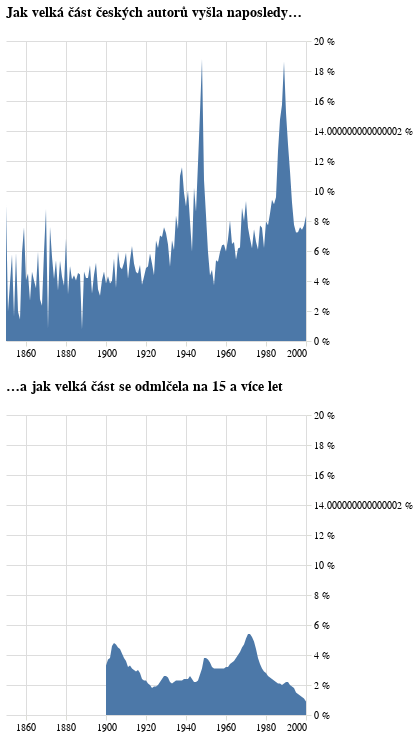

Notebook cell for this chart:
### Code cell
smytec = alt.Chart(
    alt_friendly(df_koncici_autorstvo.filter(pl.col("rok").is_between(1850,2000))), width=300, title=alt.Title(["Jak velká část českých autorů vyšla naposledy…"])
).mark_area().encode(
    alt.X("rok:T", title=None, axis=alt.Axis(domainOpacity=0, tickColor='#DCDDD6')), 
    alt.Y("podil:Q", title=None, axis=alt.Axis(orient='right', domainOpacity=0, tickColor='#DCDDD6', labelExpr="datum.label * 100 + ' %'"))
)

pauza15 = alt.Chart(
    alt_friendly(df_100), width=300, title=alt.Title('…a jak velká část se odmlčela na 15 a více let')
).mark_area().encode(
    alt.X("rok:T", title=None, axis=alt.Axis(domainOpacity=0, tickColor='#DCDDD6')), 
    alt.Y("podil_cechu_15", title=None, axis=alt.Axis(orient='right', domainOpacity=0, tickColor='#DCDDD6', labelExpr="datum.label * 100 + ' %'"), 
          scale=alt.Scale(domain=[0,0.2]))
)

alt.vconcat(smytec, pauza15).configure_view(stroke='transparent').resolve_scale(color='independent',x="shared",y='shared')

### Figure 1 — Vega-Lite specification as saved in the notebook (floating-point values rounded to 4 significant figures; data arrays with more than 128 entries replaced by an {"elided": "..."} marker saying what was removed)
{"config": {"title": {"font": "Noticia Text", "fontSize": 14, "anchor": "start", "lineHeight": 21, "fontWeight": "bolder", "subtitleFont": "Noticia Text", "subtitleFontSize": 12, "subtitleFontWeight": "lighter", "subtitlePadding": 12, "dy": -12}, "axis": {"labelFont": "Asap", "titleFont": "Asap", "fontWeight": "lighter", "titleFontWeight": "lighter", "labelFontSize": 10, "titleFontSize": 10, "labelPadding": 2, "titlePadding": 10, "domainOpacity": 0, "tickColor": "#DCDDD6"}, "legend": {"labelFont": "Asap", "labelFontWeight": "normal", "titleFont": "Asap", "titleFontWeight": "normal", "labelFontSize": 10, "titleFontSize": 10}, "view": {"stroke": "transparent"}}, "vconcat": [{"data": {"name": "data-4e91403d10bc177c6a352ee03dd667d9"}, "mark": {"type": "area"}, "encoding": {"x": {"axis": {"domainOpacity": 0, "tickColor": "#DCDDD6"}, "field": "rok", "title": null, "type": "temporal"}, "y": {"axis": {"domainOpacity": 0, "labelExpr": "datum.label * 100 + ' %'", "orient": "right", "tickColor": "#DCDDD6"}, "field": "podil", "title": null, "type": "quantitative"}}, "title": {"text": ["Jak velká část českých autorů vyšla naposledy…"]}, "width": 300}, {"data": {"name": "data-43e6ec325f70db8042f543b2bd257193"}, "mark": {"type": "area"}, "encoding": {"x": {"axis": {"domainOpacity": 0, "tickColor": "#DCDDD6"}, "field": "rok", "title": null, "type": "temporal"}, "y": {"axis": {"domainOpacity": 0, "labelExpr": "datum.label * 100 + ' %'", "orient": "right", "tickColor": "#DCDDD6"}, "field": "podil_cechu_15", "scale": {"domain": [0, 0.2]}, "title": null, "type": "quantitative"}}, "title": {"text": "…a jak velká část se odmlčela na 15 a více let"}, "width": 300}], "resolve": {"scale": {"color": "independent", "x": "shared", "y": "shared"}}, "$schema": "https://vega.github.io/schema/vega-lite/v5.8.0.json", "datasets": {"data-4e91403d10bc177c6a352ee03dd667d9": {"elided": "150 records"}, "data-43e6ec325f70db8042f543b2bd257193": [{"rok": "1900-01-01T00:00:00", "podil_vsech_5": 0.1343, "podil_cechu_5": 0.13, "podil_vsech_10": 0.05974, "podil_cechu_10": 0.05688, "podil_vsech_15": 0.03461, "podil_cechu_15": 0.033, "podil_vsech_20": 0.02431, "podil_cechu_20": 0.02342}, {"rok": "1901-01-01T00:00:00", "podil_vsech_5": 0.135, "podil_cechu_5": 0.1281, "podil_vsech_10": 0.06472, "podil_cechu_10": 0.05993, "podil_vsech_15": 0.03986, "podil_cechu_15": 0.037, "podil_vsech_20": 0.02565, "podil_cechu_20": 0.02425}, {"rok": "1902-01-01T00:00:00", "podil_vsech_5": 0.133, "podil_cechu_5": 0.1259, "podil_vsech_10": 0.06241, "podil_cechu_10": 0.05887, "podil_vsech_15": 0.04123, "podil_cechu_15": 0.038, "podil_vsech_20": 0.02266, "podil_cechu_20": 0.02149}, {"rok": "1903-01-01T00:00:00", "podil_vsech_5": 0.1413, "podil_cechu_5": 0.135, "podil_vsech_10": 0.06556, "podil_cechu_10": 0.06181, "podil_vsech_15": 0.04829, "podil_cechu_15": 0.046, "podil_vsech_20": 0.02538, "podil_cechu_20": 0.02359}, {"rok": "1904-01-01T00:00:00", "podil_vsech_5": 0.1471, "podil_cechu_5": 0.1425, "podil_vsech_10": 0.06954, "podil_cechu_10": 0.06718, "podil_vsech_15": 0.04982, "podil_cechu_15": 0.048, "podil_vsech_20": 0.0234, "podil_cechu_20": 0.02201}, {"rok": "1905-01-01T00:00:00", "podil_vsech_5": 0.1421, "podil_cechu_5": 0.1398, "podil_vsech_10": 0.07554, "podil_cechu_10": 0.07455, "podil_vsech_15": 0.04757, "podil_cechu_15": 0.047, "podil_vsech_20": 0.02218, "podil_cechu_20": 0.02114}, {"rok": "1906-01-01T00:00:00", "podil_vsech_5": 0.1403, "podil_cechu_5": 0.1368, "podil_vsech_10": 0.07998, "podil_cechu_10": 0.07851, "podil_vsech_15": 0.04645, "podil_cechu_15": 0.045, "podil_vsech_20": 0.0203, "podil_cechu_20": 0.01918}, {"rok": "1907-01-01T00:00:00", "podil_vsech_5": 0.1374, "podil_cechu_5": 0.1359, "podil_vsech_10": 0.08611, "podil_cechu_10": 0.08444, "podil_vsech_15": 0.04512, "podil_cechu_15": 0.044, "podil_vsech_20": 0.01946, "podil_cechu_20": 0.01839}, {"rok": "1908-01-01T00:00:00", "podil_vsech_5": 0.1375, "podil_cechu_5": 0.1334, "podil_vsech_10": 0.09024, "podil_cechu_10": 0.08895, "podil_vsech_15": 0.043, "podil_cechu_15": 0.041, "podil_vsech_20": 0.01754, "podil_cechu_20": 0.01635}, {"rok": "1909-01-01T00:00:00", "podil_vsech_5": 0.1444, "podil_cechu_5": 0.1424, "podil_vsech_10": 0.09066, "podil_cechu_10": 0.08968, "podil_vsech_15": 0.04017, "podil_cechu_15": 0.038, "podil_vsech_20": 0.01602, "podil_cechu_20": 0.01537}, {"rok": "1910-01-01T00:00:00", "podil_vsech_5": 0.1576, "podil_cechu_5": 0.1566, "podil_vsech_10": 0.08856, "podil_cechu_10": 0.08747, "podil_vsech_15": 0.03881, "podil_cechu_15": 0.036, "podil_vsech_20": 0.01693, "podil_cechu_20": 0.01593}, {"rok": "1911-01-01T00:00:00", "podil_vsech_5": 0.1736, "podil_cechu_5": 0.1717, "podil_vsech_10": 0.0874, "podil_cechu_10": 0.086, "podil_vsech_15": 0.03481, "podil_cechu_15": 0.032, "podil_vsech_20": 0.01603, "podil_cechu_20": 0.01501}, {"rok": "1912-01-01T00:00:00", "podil_vsech_5": 0.1873, "podil_cechu_5": 0.1867, "podil_vsech_10": 0.0814, "podil_cechu_10": 0.07996, "podil_vsech_15": 0.03391, "podil_cechu_15": 0.033, "podil_vsech_20": 0.01744, "podil_cechu_20": 0.01677}, {"rok": "1913-01-01T00:00:00", "podil_vsech_5": 0.2067, "podil_cechu_5": 0.2056, "podil_vsech_10": 0.08244, "podil_cechu_10": 0.08019, "podil_vsech_15": 0.03223, "podil_cechu_15": 0.031, "podil_vsech_20": 0.01845, "podil_cechu_20": 0.01803}, {"rok": "1914-01-01T00:00:00", "podil_vsech_5": 0.2082, "podil_cechu_5": 0.2091, "podil_vsech_10": 0.0771, "podil_cechu_10": 0.07386, "podil_vsech_15": 0.03097, "podil_cechu_15": 0.03, "podil_vsech_20": 0.01831, "podil_cechu_20": 0.01769}, {"rok": "1915-01-01T00:00:00", "podil_vsech_5": 0.1932, "podil_cechu_5": 0.1965, "podil_vsech_10": 0.06971, "podil_cechu_10": 0.06711, "podil_vsech_15": 0.02943, "podil_cechu_15": 0.029, "podil_vsech_20": 0.01682, "podil_cechu_20": 0.01627}, {"rok": "1916-01-01T00:00:00", "podil_vsech_5": 0.1696, "podil_cechu_5": 0.1717, "podil_vsech_10": 0.06106, "podil_cechu_10": 0.05906, "podil_vsech_15": 0.029, "podil_cechu_15": 0.03, "podil_vsech_20": 0.01505, "podil_cechu_20": 0.01451}, {"rok": "1917-01-01T00:00:00", "podil_vsech_5": 0.1448, "podil_cechu_5": 0.146, "podil_vsech_10": 0.05627, "podil_cechu_10": 0.05547, "podil_vsech_15": 0.02803, "podil_cechu_15": 0.028, "podil_vsech_20": 0.01348, "podil_cechu_20": 0.01301}, {"rok": "1918-01-01T00:00:00", "podil_vsech_5": 0.1285, "podil_cechu_5": 0.1281, "podil_vsech_10": 0.04915, "podil_cechu_10": 0.05007, "podil_vsech_15": 0.02415, "podil_cechu_15": 0.024, "podil_vsech_20": 0.01134, "podil_cechu_20": 0.01059}, {"rok": "1919-01-01T00:00:00", "podil_vsech_5": 0.1139, "podil_cechu_5": 0.1118, "podil_vsech_10": 0.04394, "podil_cechu_10": 0.04466, "podil_vsech_15": 0.0229, "podil_cechu_15": 0.023, "podil_vsech_20": 0.01073, "podil_cechu_20": 0.009924}, {"rok": "1920-01-01T00:00:00", "podil_vsech_5": 0.1066, "podil_cechu_5": 0.1059, "podil_vsech_10": 0.04321, "podil_cechu_10": 0.04423, "podil_vsech_15": 0.02319, "podil_cechu_15": 0.023, "podil_vsech_20": 0.0111, "podil_cechu_20": 0.01043}, {"rok": "1921-01-01T00:00:00", "podil_vsech_5": 0.1046, "podil_cechu_5": 0.1037, "podil_vsech_10": 0.0436, "podil_cechu_10": 0.04462, "podil_vsech_15": 0.02142, "podil_cechu_15": 0.021, "podil_vsech_20": 0.01024, "podil_cechu_20": 0.01018}, {"rok": "1922-01-01T00:00:00", "podil_vsech_5": 0.1031, "podil_cechu_5": 0.1032, "podil_vsech_10": 0.04295, "podil_cechu_10": 0.04335, "podil_vsech_15": 0.02011, "podil_cechu_15": 0.02, "podil_vsech_20": 0.0106, "podil_cechu_20": 0.01084}, {"rok": "1923-01-01T00:00:00", "podil_vsech_5": 0.1004, "podil_cechu_5": 0.1032, "podil_vsech_10": 0.04306, "podil_cechu_10": 0.044, "podil_vsech_15": 0.01845, "podil_cechu_15": 0.018, "podil_vsech_20": 0.01125, "podil_cechu_20": 0.0116}, {"rok": "1924-01-01T00:00:00", "podil_vsech_5": 0.09943, "podil_cechu_5": 0.1027, "podil_vsech_10": 0.04541, "podil_cechu_10": 0.04626, "podil_vsech_15": 0.0184, "podil_cechu_15": 0.019, "podil_vsech_20": 0.01182, "podil_cechu_20": 0.01209}, {"rok": "1925-01-01T00:00:00", "podil_vsech_5": 0.1009, "podil_cechu_5": 0.104, "podil_vsech_10": 0.04723, "podil_cechu_10": 0.04797, "podil_vsech_15": 0.01941, "podil_cechu_15": 0.019, "podil_vsech_20": 0.01229, "podil_cechu_20": 0.01231}, {"rok": "1926-01-01T00:00:00", "podil_vsech_5": 0.1048, "podil_cechu_5": 0.1098, "podil_vsech_10": 0.04642, "podil_cechu_10": 0.04797, "podil_vsech_15": 0.01956, "podil_cechu_15": 0.02, "podil_vsech_20": 0.01258, "podil_cechu_20": 0.01239}, {"rok": "1927-01-01T00:00:00", "podil_vsech_5": 0.11, "podil_cechu_5": 0.1135, "podil_vsech_10": 0.04421, "podil_cechu_10": 0.04503, "podil_vsech_15": 0.02188, "podil_cechu_15": 0.022, "podil_vsech_20": 0.01094, "podil_cechu_20": 0.01027}, {"rok": "1928-01-01T00:00:00", "podil_vsech_5": 0.1105, "podil_cechu_5": 0.1138, "podil_vsech_10": 0.04173, "podil_cechu_10": 0.04182, "podil_vsech_15": 0.02434, "podil_cechu_15": 0.024, "podil_vsech_20": 0.0113, "podil_cechu_20": 0.01029}, {"rok": "1929-01-01T00:00:00", "podil_vsech_5": 0.111, "podil_cechu_5": 0.1129, "podil_vsech_10": 0.04065, "podil_cechu_10": 0.04065, "podil_vsech_15": 0.0263, "podil_cechu_15": 0.026, "podil_vsech_20": 0.01153, "podil_cechu_20": 0.01032}, {"rok": "1930-01-01T00:00:00", "podil_vsech_5": 0.109, "podil_cechu_5": 0.1101, "podil_vsech_10": 0.04096, "podil_cechu_10": 0.04033, "podil_vsech_15": 0.02722, "podil_cechu_15": 0.026, "podil_vsech_20": 0.01225, "podil_cechu_20": 0.01126}, {"rok": "1931-01-01T00:00:00", "podil_vsech_5": 0.1043, "podil_cechu_5": 0.1053, "podil_vsech_10": 0.04386, "podil_cechu_10": 0.04289, "podil_vsech_15": 0.02713, "podil_cechu_15": 0.025, "podil_vsech_20": 0.01409, "podil_cechu_20": 0.01273}, {"rok": "1932-01-01T00:00:00", "podil_vsech_5": 0.09845, "podil_cechu_5": 0.0987, "podil_vsech_10": 0.04839, "podil_cechu_10": 0.04744, "podil_vsech_15": 0.02381, "podil_cechu_15": 0.022, "podil_vsech_20": 0.01395, "podil_cechu_20": 0.01296}, {"rok": "1933-01-01T00:00:00", "podil_vsech_5": 0.09481, "podil_cechu_5": 0.09531, "podil_vsech_10": 0.05206, "podil_cechu_10": 0.05116, "podil_vsech_15": 0.02286, "podil_cechu_15": 0.021, "podil_vsech_20": 0.01317, "podil_cechu_20": 0.01215}, {"rok": "1934-01-01T00:00:00", "podil_vsech_5": 0.09505, "podil_cechu_5": 0.09664, "podil_vsech_10": 0.05648, "podil_cechu_10": 0.05603, "podil_vsech_15": 0.02394, "podil_cechu_15": 0.022, "podil_vsech_20": 0.01379, "podil_cechu_20": 0.01279}, {"rok": "1935-01-01T00:00:00", "podil_vsech_5": 0.09154, "podil_cechu_5": 0.09275, "podil_vsech_10": 0.05679, "podil_cechu_10": 0.05573, "podil_vsech_15": 0.02415, "podil_cechu_15": 0.023, "podil_vsech_20": 0.01426, "podil_cechu_20": 0.01275}, {"rok": "1936-01-01T00:00:00", "podil_vsech_5": 0.09158, "podil_cechu_5": 0.09091, "podil_vsech_10": 0.05485, "podil_cechu_10": 0.0528, "podil_vsech_15": 0.02479, "podil_cechu_15": 0.023, "podil_vsech_20": 0.01515, "podil_cechu_20": 0.01323}, {"rok": "1937-01-01T00:00:00", "podil_vsech_5": 0.1042, "podil_cechu_5": 0.1026, "podil_vsech_10": 0.04741, "podil_cechu_10": 0.04472, "podil_vsech_15": 0.02476, "podil_cechu_15": 0.023, "podil_vsech_20": 0.01584, "podil_cechu_20": 0.01392}, {"rok": "1938-01-01T00:00:00", "podil_vsech_5": 0.1237, "podil_cechu_5": 0.1196, "podil_vsech_10": 0.04483, "podil_cechu_10": 0.04126, "podil_vsech_15": 0.02498, "podil_cechu_15": 0.023, "podil_vsech_20": 0.01614, "podil_cechu_20": 0.01388}, {"rok": "1939-01-01T00:00:00", "podil_vsech_5": 0.1453, "podil_cechu_5": 0.14, "podil_vsech_10": 0.04615, "podil_cechu_10": 0.04237, "podil_vsech_15": 0.02677, "podil_cechu_15": 0.024, "podil_vsech_20": 0.0167, "podil_cechu_20": 0.01449}, {"rok": "1940-01-01T00:00:00", "podil_vsech_5": 0.1462, "podil_cechu_5": 0.1407, "podil_vsech_10": 0.04599, "podil_cechu_10": 0.0436, "podil_vsech_15": 0.02721, "podil_cechu_15": 0.024, "podil_vsech_20": 0.01688, "podil_cechu_20": 0.01465}, {"rok": "1941-01-01T00:00:00", "podil_vsech_5": 0.126, "podil_cechu_5": 0.1226, "podil_vsech_10": 0.0463, "podil_cechu_10": 0.04443, "podil_vsech_15": 0.0272, "podil_cechu_15": 0.024, "podil_vsech_20": 0.01745, "podil_cechu_20": 0.01521}, {"rok": "1942-01-01T00:00:00", "podil_vsech_5": 0.09727, "podil_cechu_5": 0.09413, "podil_vsech_10": 0.04753, "podil_cechu_10": 0.04584, "podil_vsech_15": 0.0287, "podil_cechu_15": 0.026, "podil_vsech_20": 0.01853, "podil_cechu_20": 0.01598}, {"rok": "1943-01-01T00:00:00", "podil_vsech_5": 0.07743, "podil_cechu_5": 0.07506, "podil_vsech_10": 0.04469, "podil_cechu_10": 0.04255, "podil_vsech_15": 0.02647, "podil_cechu_15": 0.024, "podil_vsech_20": 0.01771, "podil_cechu_20": 0.01522}, {"rok": "1944-01-01T00:00:00", "podil_vsech_5": 0.07121, "podil_cechu_5": 0.06899, "podil_vsech_10": 0.04221, "podil_cechu_10": 0.03963, "podil_vsech_15": 0.02446, "podil_cechu_15": 0.022, "podil_vsech_20": 0.01677, "podil_cechu_20": 0.01428}, {"rok": "1945-01-01T00:00:00", "podil_vsech_5": 0.07017, "podil_cechu_5": 0.0691, "podil_vsech_10": 0.04196, "podil_cechu_10": 0.03895, "podil_vsech_15": 0.02449, "podil_cechu_15": 0.022, "podil_vsech_20": 0.01649, "podil_cechu_20": 0.01423}, {"rok": "1946-01-01T00:00:00", "podil_vsech_5": 0.07212, "podil_cechu_5": 0.072, "podil_vsech_10": 0.04231, "podil_cechu_10": 0.03962, "podil_vsech_15": 0.02539, "podil_cechu_15": 0.023, "podil_vsech_20": 0.01731, "podil_cechu_20": 0.01513}, {"rok": "1947-01-01T00:00:00", "podil_vsech_5": 0.08407, "podil_cechu_5": 0.08379, "podil_vsech_10": 0.04892, "podil_cechu_10": 0.04591, "podil_vsech_15": 0.0299, "podil_cechu_15": 0.027, "podil_vsech_20": 0.02024, "podil_cechu_20": 0.0178}, {"rok": "1948-01-01T00:00:00", "podil_vsech_5": 0.09724, "podil_cechu_5": 0.09776, "podil_vsech_10": 0.05386, "podil_cechu_10": 0.05117, "podil_vsech_15": 0.03419, "podil_cechu_15": 0.031, "podil_vsech_20": 0.02279, "podil_cechu_20": 0.02047}, {"rok": "1949-01-01T00:00:00", "podil_vsech_5": 0.1152, "podil_cechu_5": 0.1146, "podil_vsech_10": 0.06212, "podil_cechu_10": 0.05871, "podil_vsech_15": 0.04072, "podil_cechu_15": 0.038, "podil_vsech_20": 0.02571, "podil_cechu_20": 0.02361}, {"rok": "1950-01-01T00:00:00", "podil_vsech_5": 0.1171, "podil_cechu_5": 0.115, "podil_vsech_10": 0.06072, "podil_cechu_10": 0.05699, "podil_vsech_15": 0.04083, "podil_cechu_15": 0.038, "podil_vsech_20": 0.02341, "podil_cechu_20": 0.02187}, {"rok": "1951-01-01T00:00:00", "podil_vsech_5": 0.112, "podil_cechu_5": 0.1098, "podil_vsech_10": 0.05876, "podil_cechu_10": 0.05622, "podil_vsech_15": 0.03909, "podil_cechu_15": 0.037, "podil_vsech_20": 0.02156, "podil_cechu_20": 0.02069}, {"rok": "1952-01-01T00:00:00", "podil_vsech_5": 0.1055, "podil_cechu_5": 0.1026, "podil_vsech_10": 0.05805, "podil_cechu_10": 0.05556, "podil_vsech_15": 0.03727, "podil_cechu_15": 0.035, "podil_vsech_20": 0.02119, "podil_cechu_20": 0.02027}, {"rok": "1953-01-01T00:00:00", "podil_vsech_5": 0.0963, "podil_cechu_5": 0.09323, "podil_vsech_10": 0.05536, "podil_cechu_10": 0.05252, "podil_vsech_15": 0.03456, "podil_cechu_15": 0.032, "podil_vsech_20": 0.02023, "podil_cechu_20": 0.01938}, {"rok": "1954-01-01T00:00:00", "podil_vsech_5": 0.09319, "podil_cechu_5": 0.09027, "podil_vsech_10": 0.05375, "podil_cechu_10": 0.05125, "podil_vsech_15": 0.03308, "podil_cechu_15": 0.031, "podil_vsech_20": 0.02075, "podil_cechu_20": 0.01975}, {"rok": "1955-01-01T00:00:00", "podil_vsech_5": 0.09571, "podil_cechu_5": 0.09293, "podil_vsech_10": 0.05589, "podil_cechu_10": 0.05382, "podil_vsech_15": 0.03267, "podil_cechu_15": 0.031, "podil_vsech_20": 0.02114, "podil_cechu_20": 0.02042}, {"rok": "1956-01-01T00:00:00", "podil_vsech_5": 0.09595, "podil_cechu_5": 0.09401, "podil_vsech_10": 0.05466, "podil_cechu_10": 0.05233, "podil_vsech_15": 0.03226, "podil_cechu_15": 0.031, "podil_vsech_20": 0.02106, "podil_cechu_20": 0.02058}, {"rok": "1957-01-01T00:00:00", "podil_vsech_5": 0.09863, "podil_cechu_5": 0.09846, "podil_vsech_10": 0.05503, "podil_cechu_10": 0.05339, "podil_vsech_15": 0.0324, "podil_cechu_15": 0.031, "podil_vsech_20": 0.02061, "podil_cechu_20": 0.02063}, {"rok": "1958-01-01T00:00:00", "podil_vsech_5": 0.09956, "podil_cechu_5": 0.09962, "podil_vsech_10": 0.05561, "podil_cechu_10": 0.05438, "podil_vsech_15": 0.03192, "podil_cechu_15": 0.031, "podil_vsech_20": 0.02081, "podil_cechu_20": 0.02085}, {"rok": "1959-01-01T00:00:00", "podil_vsech_5": 0.1016, "podil_cechu_5": 0.1017, "podil_vsech_10": 0.05451, "podil_cechu_10": 0.05327, "podil_vsech_15": 0.03178, "podil_cechu_15": 0.031, "podil_vsech_20": 0.02068, "podil_cechu_20": 0.02107}, {"rok": "1960-01-01T00:00:00", "podil_vsech_5": 0.1035, "podil_cechu_5": 0.1052, "podil_vsech_10": 0.05373, "podil_cechu_10": 0.0529, "podil_vsech_15": 0.03215, "podil_cechu_15": 0.032, "podil_vsech_20": 0.02086, "podil_cechu_20": 0.02148}, {"rok": "1961-01-01T00:00:00", "podil_vsech_5": 0.1053, "podil_cechu_5": 0.1062, "podil_vsech_10": 0.05393, "podil_cechu_10": 0.05283, "podil_vsech_15": 0.03183, "podil_cechu_15": 0.032, "podil_vsech_20": 0.02178, "podil_cechu_20": 0.02247}, {"rok": "1962-01-01T00:00:00", "podil_vsech_5": 0.1067, "podil_cechu_5": 0.1075, "podil_vsech_10": 0.05654, "podil_cechu_10": 0.05577, "podil_vsech_15": 0.03282, "podil_cechu_15": 0.034, "podil_vsech_20": 0.02253, "podil_cechu_20": 0.02339}, {"rok": "1963-01-01T00:00:00", "podil_vsech_5": 0.1086, "podil_cechu_5": 0.1093, "podil_vsech_10": 0.0571, "podil_cechu_10": 0.05618, "podil_vsech_15": 0.03399, "podil_cechu_15": 0.035, "podil_vsech_20": 0.02286, "podil_cechu_20": 0.02378}, {"rok": "1964-01-01T00:00:00", "podil_vsech_5": 0.1136, "podil_cechu_5": 0.1139, "podil_vsech_10": 0.05966, "podil_cechu_10": 0.05894, "podil_vsech_15": 0.03534, "podil_cechu_15": 0.036, "podil_vsech_20": 0.0239, "podil_cechu_20": 0.02503}, {"rok": "1965-01-01T00:00:00", "podil_vsech_5": 0.1176, "podil_cechu_5": 0.1172, "podil_vsech_10": 0.06189, "podil_cechu_10": 0.06192, "podil_vsech_15": 0.0367, "podil_cechu_15": 0.038, "podil_vsech_20": 0.02484, "podil_cechu_20": 0.02592}, {"rok": "1966-01-01T00:00:00", "podil_vsech_5": 0.1176, "podil_cechu_5": 0.1168, "podil_vsech_10": 0.0637, "podil_cechu_10": 0.0641, "podil_vsech_15": 0.03859, "podil_cechu_15": 0.04, "podil_vsech_20": 0.02569, "podil_cechu_20": 0.02689}, {"rok": "1967-01-01T00:00:00", "podil_vsech_5": 0.1211, "podil_cechu_5": 0.121, "podil_vsech_10": 0.0659, "podil_cechu_10": 0.06657, "podil_vsech_15": 0.04099, "podil_cechu_15": 0.042, "podil_vsech_20": 0.02774, "podil_cechu_20": 0.02893}, {"rok": "1968-01-01T00:00:00", "podil_vsech_5": 0.1243, "podil_cechu_5": 0.1245, "podil_vsech_10": 0.06916, "podil_cechu_10": 0.0705, "podil_vsech_15": 0.04323, "podil_cechu_15": 0.045, "podil_vsech_20": 0.03001, "podil_cechu_20": 0.03118}, {"rok": "1969-01-01T00:00:00", "podil_vsech_5": 0.1266, "podil_cechu_5": 0.1276, "podil_vsech_10": 0.07062, "podil_cechu_10": 0.07254, "podil_vsech_15": 0.04551, "podil_cechu_15": 0.047, "podil_vsech_20": 0.03237, "podil_cechu_20": 0.0337}, {"rok": "1970-01-01T00:00:00", "podil_vsech_5": 0.1302, "podil_cechu_5": 0.1329, "podil_vsech_10": 0.07253, "podil_cechu_10": 0.07491, "podil_vsech_15": 0.04883, "podil_cechu_15": 0.051, "podil_vsech_20": 0.03115, "podil_cechu_20": 0.03208}, {"rok": "1971-01-01T00:00:00", "podil_vsech_5": 0.1346, "podil_cechu_5": 0.1381, "podil_vsech_10": 0.07733, "podil_cechu_10": 0.07951, "podil_vsech_15": 0.05176, "podil_cechu_15": 0.054, "podil_vsech_20": 0.02927, "podil_cechu_20": 0.02978}, {"rok": "1972-01-01T00:00:00", "podil_vsech_5": 0.1357, "podil_cechu_5": 0.1388, "podil_vsech_10": 0.07882, "podil_cechu_10": 0.08085, "podil_vsech_15": 0.05187, "podil_cechu_15": 0.054, "podil_vsech_20": 0.02634, "podil_cechu_20": 0.02677}, {"rok": "1973-01-01T00:00:00", "podil_vsech_5": 0.1315, "podil_cechu_5": 0.1355, "podil_vsech_10": 0.07696, "podil_cechu_10": 0.07893, "podil_vsech_15": 0.04982, "podil_cechu_15": 0.052, "podil_vsech_20": 0.02377, "podil_cechu_20": 0.02419}, {"rok": "1974-01-01T00:00:00", "podil_vsech_5": 0.1295, "podil_cechu_5": 0.134, "podil_vsech_10": 0.07364, "podil_cechu_10": 0.07613, "podil_vsech_15": 0.04755, "podil_cechu_15": 0.049, "podil_vsech_20": 0.02161, "podil_cechu_20": 0.02226}, {"rok": "1975-01-01T00:00:00", "podil_vsech_5": 0.1258, "podil_cechu_5": 0.1297, "podil_vsech_10": 0.07137, "podil_cechu_10": 0.0738, "podil_vsech_15": 0.04237, "podil_cechu_15": 0.044, "podil_vsech_20": 0.02004, "podil_cechu_20": 0.02076}, {"rok": "1976-01-01T00:00:00", "podil_vsech_5": 0.1236, "podil_cechu_5": 0.1282, "podil_vsech_10": 0.06857, "podil_cechu_10": 0.07123, "podil_vsech_15": 0.03714, "podil_cechu_15": 0.038, "podil_vsech_20": 0.01772, "podil_cechu_20": 0.01849}, {"rok": "1977-01-01T00:00:00", "podil_vsech_5": 0.1197, "podil_cechu_5": 0.1238, "podil_vsech_10": 0.06641, "podil_cechu_10": 0.06896, "podil_vsech_15": 0.03269, "podil_cechu_15": 0.034, "podil_vsech_20": 0.01614, "podil_cechu_20": 0.01685}, {"rok": "1978-01-01T00:00:00", "podil_vsech_5": 0.1173, "podil_cechu_5": 0.1211, "podil_vsech_10": 0.0646, "podil_cechu_10": 0.06724, "podil_vsech_15": 0.03011, "podil_cechu_15": 0.031, "podil_vsech_20": 0.01535, "podil_cechu_20": 0.01607}, {"rok": "1979-01-01T00:00:00", "podil_vsech_5": 0.1127, "podil_cechu_5": 0.1168, "podil_vsech_10": 0.06184, "podil_cechu_10": 0.0643, "podil_vsech_15": 0.028, "podil_cechu_15": 0.029, "podil_vsech_20": 0.01458, "podil_cechu_20": 0.0152}, {"rok": "1980-01-01T00:00:00", "podil_vsech_5": 0.1111, "podil_cechu_5": 0.1155, "podil_vsech_10": 0.05685, "podil_cechu_10": 0.05912, "podil_vsech_15": 0.02667, "podil_cechu_15": 0.028, "podil_vsech_20": 0.01374, "podil_cechu_20": 0.0144}, {"rok": "1981-01-01T00:00:00", "podil_vsech_5": 0.1101, "podil_cechu_5": 0.1145, "podil_vsech_10": 0.05232, "podil_cechu_10": 0.05432, "podil_vsech_15": 0.025, "podil_cechu_15": 0.026, "podil_vsech_20": 0.01274, "podil_cechu_20": 0.01342}, {"rok": "1982-01-01T00:00:00", "podil_vsech_5": 0.1075, "podil_cechu_5": 0.1115, "podil_vsech_10": 0.04787, "podil_cechu_10": 0.04958, "podil_vsech_15": 0.02346, "podil_cechu_15": 0.025, "podil_vsech_20": 0.01231, "podil_cechu_20": 0.01273}, {"rok": "1983-01-01T00:00:00", "podil_vsech_5": 0.1034, "podil_cechu_5": 0.108, "podil_vsech_10": 0.04571, "podil_cechu_10": 0.04769, "podil_vsech_15": 0.02281, "podil_cechu_15": 0.024, "podil_vsech_20": 0.01179, "podil_cechu_20": 0.01219}, {"rok": "1984-01-01T00:00:00", "podil_vsech_5": 0.09971, "podil_cechu_5": 0.1042, "podil_vsech_10": 0.04475, "podil_cechu_10": 0.04695, "podil_vsech_15": 0.02204, "podil_cechu_15": 0.023, "podil_vsech_20": 0.01159, "podil_cechu_20": 0.01192}, {"rok": "1985-01-01T00:00:00", "podil_vsech_5": 0.09211, "podil_cechu_5": 0.09615, "podil_vsech_10": 0.04315, "podil_cechu_10": 0.04543, "podil_vsech_15": 0.02088, "podil_cechu_15": 0.022, "podil_vsech_20": 0.0112, "podil_cechu_20": 0.01144}, {"rok": "1986-01-01T00:00:00", "podil_vsech_5": 0.08717, "podil_cechu_5": 0.09067, "podil_vsech_10": 0.04235, "podil_cechu_10": 0.04461, "podil_vsech_15": 0.02018, "podil_cechu_15": 0.021, "podil_vsech_20": 0.0106, "podil_cechu_20": 0.01104}, {"rok": "1987-01-01T00:00:00", "podil_vsech_5": 0.08665, "podil_cechu_5": 0.09056, "podil_vsech_10": 0.0421, "podil_cechu_10": 0.04425, "podil_vsech_15": 0.02045, "podil_cechu_15": 0.021, "podil_vsech_20": 0.01059, "podil_cechu_20": 0.01093}, {"rok": "1988-01-01T00:00:00", "podil_vsech_5": 0.08683, "podil_cechu_5": 0.09118, "podil_vsech_10": 0.04179, "podil_cechu_10": 0.04369, "podil_vsech_15": 0.01989, "podil_cechu_15": 0.02, "podil_vsech_20": 0.0101, "podil_cechu_20": 0.01016}, {"rok": "1989-01-01T00:00:00", "podil_vsech_5": 0.08894, "podil_cechu_5": 0.09351, "podil_vsech_10": 0.04236, "podil_cechu_10": 0.04409, "podil_vsech_15": 0.02069, "podil_cechu_15": 0.021, "podil_vsech_20": 0.01005, "podil_cechu_20": 0.01025}, {"rok": "1990-01-01T00:00:00", "podil_vsech_5": 0.09171, "podil_cechu_5": 0.09701, "podil_vsech_10": 0.04338, "podil_cechu_10": 0.0451, "podil_vsech_15": 0.02099, "podil_cechu_15": 0.022, "podil_vsech_20": 0.00955, "podil_cechu_20": 0.009683}, {"rok": "1991-01-01T00:00:00", "podil_vsech_5": 0.09353, "podil_cechu_5": 0.09908, "podil_vsech_10": 0.04413, "podil_cechu_10": 0.04624, "podil_vsech_15": 0.02089, "podil_cechu_15": 0.022, "podil_vsech_20": 0.009076, "podil_cechu_20": 0.009248}, {"rok": "1992-01-01T00:00:00", "podil_vsech_5": 0.09241, "podil_cechu_5": 0.09797, "podil_vsech_10": 0.04355, "podil_cechu_10": 0.04565, "podil_vsech_15": 0.01966, "podil_cechu_15": 0.02, "podil_vsech_20": 0.008384, "podil_cechu_20": 0.008571}, {"rok": "1993-01-01T00:00:00", "podil_vsech_5": 0.0918, "podil_cechu_5": 0.09703, "podil_vsech_10": 0.04094, "podil_cechu_10": 0.04319, "podil_vsech_15": 0.01825, "podil_cechu_15": 0.019, "podil_vsech_20": 0.007539, "podil_cechu_20": 0.007668}, {"rok": "1994-01-01T00:00:00", "podil_vsech_5": 0.08911, "podil_cechu_5": 0.09409, "podil_vsech_10": 0.03905, "podil_cechu_10": 0.04107, "podil_vsech_15": 0.01683, "podil_cechu_15": 0.018, "podil_vsech_20": 0.006415, "podil_cechu_20": 0.0065}, {"rok": "1995-01-01T00:00:00", "podil_vsech_5": 0.08522, "podil_cechu_5": 0.08902, "podil_vsech_10": 0.03638, "podil_cechu_10": 0.03772, "podil_vsech_15": 0.01499, "podil_cechu_15": 0.015, "podil_vsech_20": 0.005192, "podil_cechu_20": 0.005178}, {"rok": "1996-01-01T00:00:00", "podil_vsech_5": 0.08416, "podil_cechu_5": 0.08728, "podil_vsech_10": 0.03506, "podil_cechu_10": 0.03592, "podil_vsech_15": 0.01369, "podil_cechu_15": 0.014, "podil_vsech_20": 0.004254, "podil_cechu_20": 0.004173}, {"rok": "1997-01-01T00:00:00", "podil_vsech_5": 0.08302, "podil_cechu_5": 0.08452, "podil_vsech_10": 0.03329, "podil_cechu_10": 0.03346, "podil_vsech_15": 0.01294, "podil_cechu_15": 0.013, "podil_vsech_20": 0.004012, "podil_cechu_20": 0.003896}, {"rok": "1998-01-01T00:00:00", "podil_vsech_5": 0.0798, "podil_cechu_5": 0.08034, "podil_vsech_10": 0.03163, "podil_cechu_10": 0.03145, "podil_vsech_15": 0.01214, "podil_cechu_15": 0.012, "podil_vsech_20": 0.003532, "podil_cechu_20": 0.003336}, {"rok": "1999-01-01T00:00:00", "podil_vsech_5": 0.07739, "podil_cechu_5": 0.07722, "podil_vsech_10": 0.02978, "podil_cechu_10": 0.02957, "podil_vsech_15": 0.01098, "podil_cechu_15": 0.011, "podil_vsech_20": 0.00283, "podil_cechu_20": 0.002719}, {"rok": "2000-01-01T00:00:00", "podil_vsech_5": 0.07402, "podil_cechu_5": 0.07285, "podil_vsech_10": 0.02749, "podil_cechu_10": 0.02678, "podil_vsech_15": 0.009124, "podil_cechu_15": 0.009, "podil_vsech_20": 0.002281, "podil_cechu_20": 0.002019}]}}
